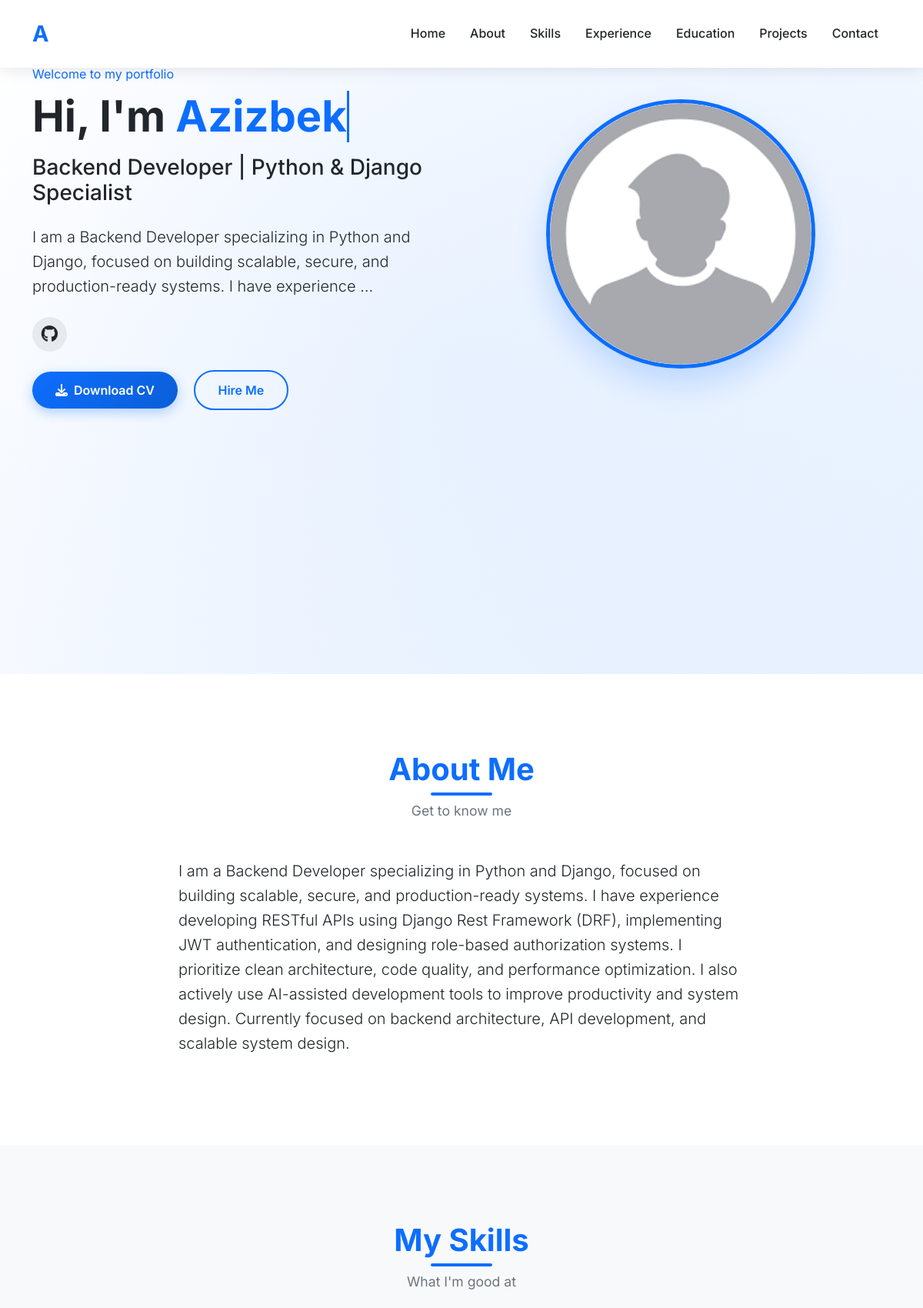
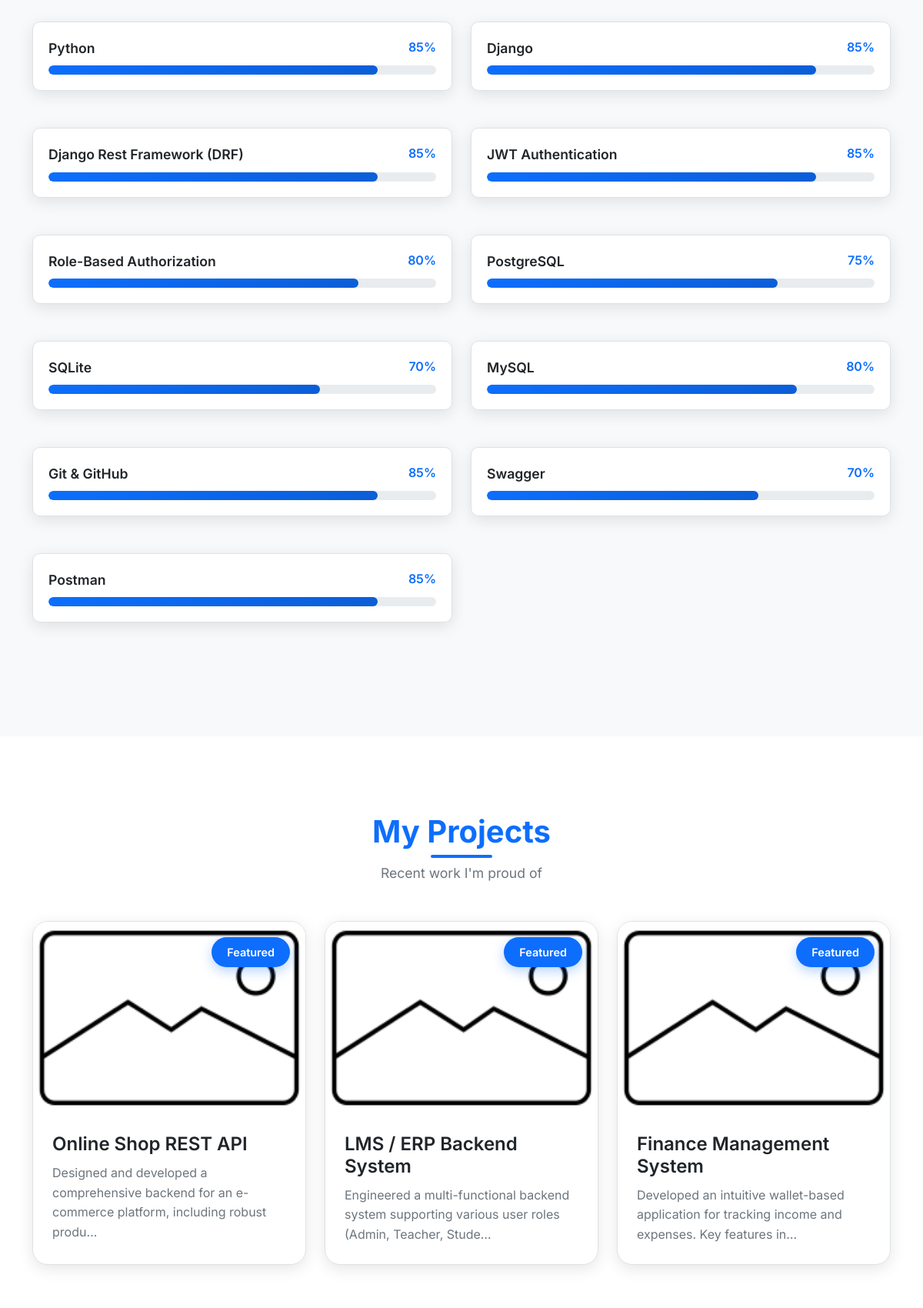
The page / (upper part) on the database its author committed (2 pictures, top to bottom).
### app/models.py (models this page shows, shortened)
class Profile(models.Model):
    full_name = models.CharField(max_length=150)
    profession = models.CharField(max_length=150)
    bio = models.TextField()
    image = models.ImageField(upload_to='profile/')
    cv = models.FileField(upload_to='cv/', blank=True, null=True)
    github = models.URLField(blank=True, null=True)
    telegram = models.URLField(blank=True, null=True)
    linkedin = models.URLField(blank=True, null=True)

class Skill(models.Model):
    name = models.CharField(max_length=100)
    level = models.IntegerField()

class Project(models.Model):
    title = models.CharField(max_length=200)
    description = models.TextField()
    image = models.ImageField(upload_to='projects', blank=True, null=True)
    github_link = models.URLField(blank=True, null=True)
    demo_link = models.URLField(blank=True, null=True)
    is_featured = models.BooleanField(default=False)
    created_at = models.DateTimeField(auto_now_add=True)

### app/views.py (the view, shortened to what this page needs)
# urls.py: path('', home, name='home'),
def home(request):
    profile = Profile.objects.first()
    skills = Skill.objects.all()
    projects = Project.objects.all()
    experiences = Experience.objects.all()
    education = Education.objects.all()
    context = {
        'profile': profile,
        'skills': skills,
        'projects': projects,
        'experiences': experiences,
        'education': education,
    }
    return render(request, 'index.html', context)

### templates/index.html (shortened to what this page needs)
<!DOCTYPE html>
{% load static %}
<html lang="en">
<head>
    <link href="https://cdn.jsdelivr.net/npm/bootstrap@5.3.3/dist/css/bootstrap.min.css" rel="stylesheet">
    <link rel="stylesheet" href="https://cdnjs.cloudflare.com/ajax/libs/font-awesome/6.5.1/css/all.min.css">
    <link href="https://unpkg.com/aos@2.3.1/dist/aos.css" rel="stylesheet">
    <link rel="stylesheet" href="{% static 'css/style.css' %}">
    <link rel="stylesheet" href="https://cdnjs.cloudflare.com/ajax/libs/font-awesome/6.5.1/css/all.min.css">
</head>
<body>
<nav class="navbar navbar-expand-lg navbar-dark fixed-top" id="mainNav">
    <div class="container">
        <a class="navbar-brand fw-bold" href="#home">{{ profile.full_name|first }}</a>
        <div class="collapse navbar-collapse" id="navbarNav">
            <ul class="navbar-nav ms-auto">
                <li class="nav-item"><a class="nav-link" href="#home">Home</a></li>
                <li class="nav-item"><a class="nav-link" href="#about">About</a></li>
                <li class="nav-item"><a class="nav-link" href="#skills">Skills</a></li>
                <li class="nav-item"><a class="nav-link" href="#experience">Experience</a></li>
                <li class="nav-item"><a class="nav-link" href="#education">Education</a></li>
                <li class="nav-item"><a class="nav-link" href="#projects">Projects</a></li>
                <li class="nav-item"><a class="nav-link" href="#contact">Contact</a></li>
            </ul>
        </div>
    </div>
</nav>
<section id="home" class="hero-section">
    <div class="container h-100">
        <div class="row h-100 align-items-center">
            <div class="col-lg-6" data-aos="fade-right">
                <p class="text-primary mb-2">Welcome to my portfolio</p>
                <h1 class="display-4 fw-bold mb-3">Hi, I'm <span class="text-primary">{{ profile.full_name }}</span></h1>
                <h3 class="mb-4">{{ profile.profession }}</h3>
                <p class="lead mb-4">{{ profile.bio|truncatechars:150 }}</p>
                <div class="social-links mb-4">
                    {% if profile.github %}
                    <a href="{{ profile.github }}" class="social-link me-3" target="_blank"><i class="fab fa-github"></i></a>
                    {% endif %}
                </div>
                <div>
                    {% if profile.cv %}
                    <a href="{{ profile.cv.url }}" class="btn btn-primary me-3" download>
                        <i class="fas fa-download me-2"></i>Download CV
                    </a>
                    {% endif %}
                    <a href="#contact" class="btn btn-outline-primary">Hire Me</a>
                </div>
            </div>
            <div class="col-lg-6 text-center" data-aos="fade-left">
                <div class="hero-image-wrapper">
                    <img src="{{ profile.image.url }}" alt="{{ profile.full_name }}" class="hero-image img-fluid rounded-circle">
                </div>
            </div>
        </div>
    </div>
</section>
<section id="about" class="section-padding">
    <div class="container">
        <div class="text-center mb-5" data-aos="fade-up">
            <h2 class="section-title">About Me</h2>
            <div class="section-subtitle">Get to know me</div>
        </div>
        <div class="row">
            <div class="col-lg-8 mx-auto" data-aos="fade-up">
                <div class="about-text">
                    <p class="lead">{{ profile.bio }}</p>
                </div>
            </div>
        </div>
    </div>
</section>
<section id="skills" class="section-padding bg-light">
    <div class="container">
        <div class="text-center mb-5" data-aos="fade-up">
            <h2 class="section-title">My Skills</h2>
            <div class="section-subtitle">What I'm good at</div>
        </div>
        <div class="row">
            {% for skill in skills %}
            <div class="col-md-6 mb-4" data-aos="fade-up" data-aos-delay="{{ forloop.counter|add:'100' }}">
                <div class="skill-item">
                    <div class="d-flex justify-content-between mb-2">
                        <span class="skill-name">{{ skill.name }}</span>
                        <span class="skill-percent">{{ skill.level }}%</span>
                    </div>
                    <div class="progress skill-progress">
                        <div class="progress-bar" role="progressbar" style="width: {{ skill.level }}%"
                             aria-valuenow="{{ skill.level }}" aria-valuemin="0" aria-valuemax="100"></div>
                    </div>
                </div>
            </div>
            {% endfor %}
        </div>
    </div>
</section>
<section id="projects" class="section-padding">
    <div class="container">
        <div class="text-center mb-5" data-aos="fade-up">
            <h2 class="section-title">My Projects</h2>
            <div class="section-subtitle">Recent work I'm proud of</div>
        </div>
        <div class="row g-4">
            {% for project in projects %}
            <div class="col-lg-4 col-md-6" data-aos="fade-up" data-aos-delay="{{ forloop.counter|add:'100' }}">
                <div class="project-card">
                    <div class="project-image">
                        <div class="project-image">
                        </div>
                        {% if project.is_featured %}
                        <span class="featured-badge">Featured</span>
                        {% endif %}
                    </div>
                    <div class="project-info">
                        <h4>{{ project.title }}</h4>
                        <p>{{ project.description|truncatechars:100 }}</p>
                    </div>
                </div>
            </div>
            {% endfor %}
        </div>
    </div>
</section>
</body>
</html>

### rows shown on the page
Profile: full_name|first "A", profession "Backend Developer | Python & Django Specialist", bio "I am a Backend Developer specializing in Python and Django, focused on building scalable, secure, and production-ready systems. I have experience …", image (picture), bio "I am a Backend Developer specializing in Python and Django, focused on building scalable, secure, and production-ready systems. I have experience developing RESTful APIs using Django Rest Framework (DRF), implementing JWT authentication, and designing role-based authorization systems. I prioritize clean architecture, code quality, and performance optimization. I also actively use AI-assisted development tools to improve productivity and system design. Currently focused on backend architecture, API development, and scalable system design."
Skill: name "Python", level "85"
Skill: name "Django", level "85"
Skill: name "Django Rest Framework (DRF)", level "85"
Skill: name "JWT Authentication", level "85"
Skill: name "Role-Based Authorization", level "80"
Skill: name "PostgreSQL", level "75"
Skill: name "SQLite", level "70"
Skill: name "MySQL", level "80"
Skill: name "Git & GitHub", level "85"
Skill: name "Swagger", level "70"
Skill: name "Postman", level "85"
Project: is_featured "Featured", title "Online Shop REST API", description "Designed and developed a comprehensive backend for an e-commerce platform, including robust produ…"
Project: is_featured "Featured", title "LMS / ERP Backend System", description "Engineered a multi-functional backend system supporting various user roles (Admin, Teacher, Stude…"
Project: is_featured "Featured", title "Finance Management System", description "Developed an intuitive wallet-based application for tracking income and expenses. Key features in…"
